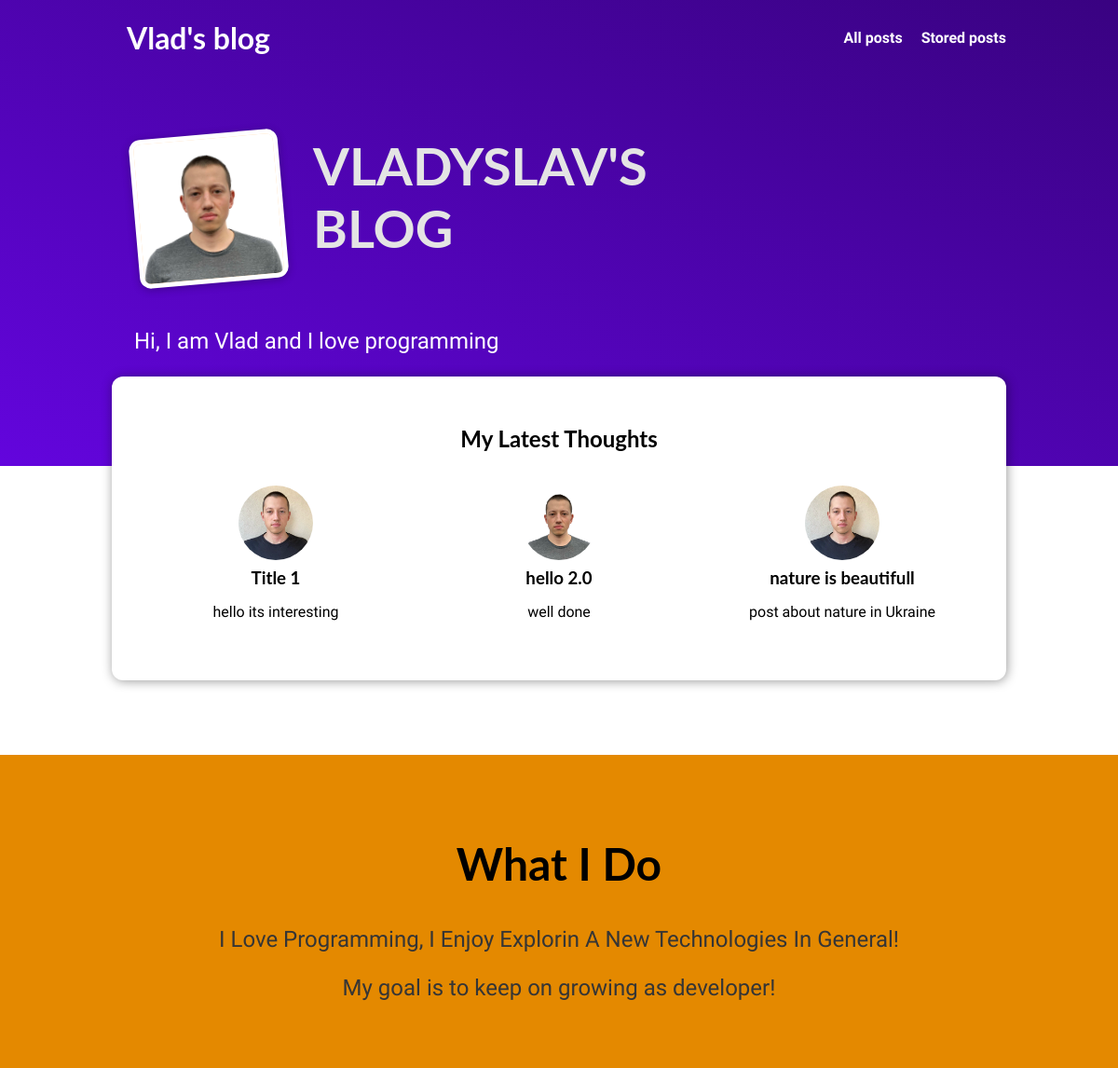
The page / on the database its author committed.
### blog/models.py (models this page shows, shortened)
class Post(models.Model):
    title = models.CharField(max_length=90)
    excerpt = models.CharField(max_length=150)
    image = models.ImageField(upload_to="posts", null=True)
    date = models.DateTimeField(auto_now=True)
    slug = models.SlugField(unique=True)
    content = models.TextField(validators=[MinLengthValidator(10)])
    author = models.ForeignKey(Author, on_delete=models.SET_NULL, null=True, related_name='posts')
    tags = models.ManyToManyField(Tag)

### blog/views.py (the view)
# urls.py: path('', views.IndexView.as_view(), name='index'),
class IndexView(ListView):
    template_name = "blog/index.html"
    model = Post
    ordering = ["-date"]
    context_object_name = "posts"
    def get_queryset(self):
        queryset = super().get_queryset()
        data = queryset[:3]
        return data

### blog/templates/blog/index.html (shortened to what this page needs)
{% extends 'base.html' %}
{% load static %}
{% block css_file %}
    <link rel="stylesheet" href="{% static 'blog/index.css' %}">
    <link rel="stylesheet" href="{% static 'blog/post.css' %}">
{% endblock %}
{% block content %}
    <section id="welcome">
        <header>
            <img src="{% static 'blog/images/Vladyslav_Shaposhnikov.jpg' %}" alt="Vlad - The Author Of This Blog">
            <h2>VLADYSLAV'S BLOG</h2>
        </header>
        <p>
            Hi, I am Vlad and I love programming
        </p>
    </section>
    <section id="latest-posts">
        <h2>My Latest Thoughts</h2>
        <ul>
            {% for post in posts %}
                {% include 'blog/includes/post.html' %}
            {% endfor %}
        </ul>
    </section>
    <section id="about">
        <h2>What I Do</h2>
        <p>
            I Love Programming, I Enjoy Explorin A New Technologies In General!
        </p>
        <p>
            My goal is to keep on growing as developer!
        </p>
    </section>
{% endblock %}

### blog/templates/blog/includes/post.html
<li>
    <article class="post">
        <a href="{% url 'post-detail' post.slug %}">
            <img src="{{ post.image.url }}" alt={{ post.title }}>
            <div class="post__contant">
                <h3>{{ post.title }}</h3>
                <p>{{ post.excerpt }}</p>
            </div>
        </a>
    </article>
</li>

### static/app.css (style rules this page uses)
* { box-sizing: border-box; }
html { font-family: 'Open Sans', 'Lato', sans-serif; }
body { margin: 0; }
h1, h2, h3 { font-family: 'Lato', sans-serif; font-weight: bold; }

### blog/static/blog/index.css (style rules this page uses)
#welcome { background: linear-gradient(to right top, #6305dd, #390281); padding: 6rem 12%; }
#welcome header { display: flex; align-items: flex-start; margin: 3rem auto; }
#welcome img { width: 10rem; height: 10rem; object-fit: cover; object-position: top; border: 5px solid white; border-radius: 12px; background-color: #ffe1bf; transform: rotateZ(-5deg); box-shadow: 0 2px 8px rgba(0, 0, 0, 0.25); }
#welcome h2 { font-size: 3.5rem; margin: 0 0 0 2rem; color: #e4e4e4; width: 10rem; }
#welcome p { color: white; font-size: 1.5rem; }
#latest-posts { background-color: white; padding: 2rem; border-radius: 12px; width: 60rem; margin: -6rem auto 2rem auto; box-shadow: 1px 1px 12px rgba(0, 0, 0, 0.4); }
#latest-posts h2 { text-align: center; }
#latest-posts ul { list-style: none; margin: 0; padding: 0; display: flex; gap: 1rem; }
#latest-posts li { flex: 1; }
#about { text-align: center; padding: 3rem; background-color: #e48900; margin-top: 5rem; }
#about h2 { font-size: 3rem; }
#about p { font-size: 1.5rem; color: #353535; }

### blog/static/blog/post.css (style rules this page uses)
.post { display: flex; flex-direction: column; align-items: center; text-align: center; }
.post a { text-decoration: none; color: black; transition: all 0.2s ease; padding: 1rem; }
.post img { width: 5rem; height: 5rem; object-fit: cover; border-radius: 50%; }
.post h3 { margin: 0.25rem 0; }

### rows shown on the page
Post: image (picture), title "Title 1", excerpt "hello its interesting"
Post: image (picture), title "hello 2.0", excerpt "well done"
Post: image (picture), title "nature is beautifull", excerpt "post about nature in Ukraine"
